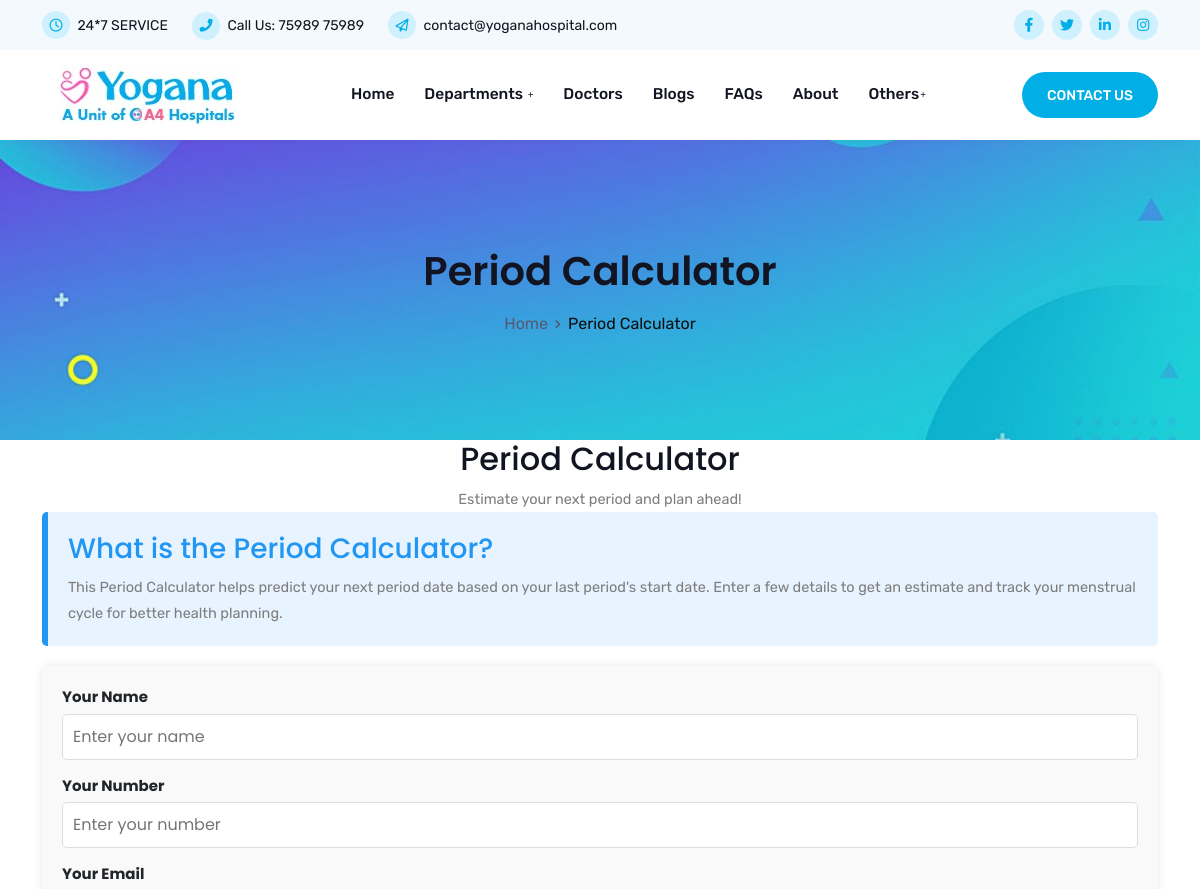
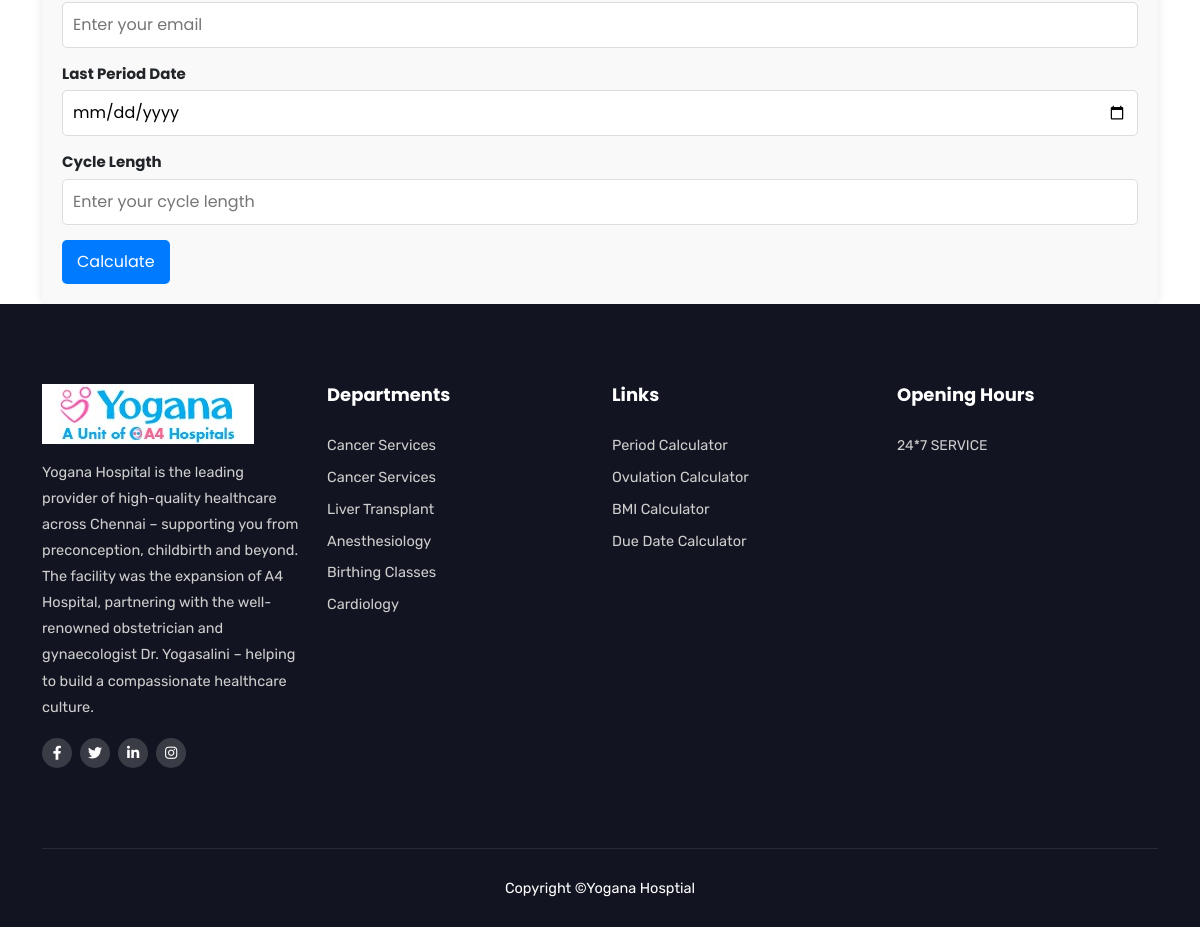
Screenshot of /period_calculator with the database file from the repository (2 pictures, top to bottom).
### yogana/models.py (models this page shows, shortened)
class Service(db.Model):
    id = db.Column(db.Integer, primary_key=True)
    slug = db.Column(db.String(100), unique=True, nullable=False)
    name = db.Column(db.String(100), nullable=False)
    icon = db.Column(db.String(100), nullable=False)
    description = db.Column(db.Text, nullable=False)
    paragraph1 = db.Column(db.Text, nullable=False)
    paragraph2 = db.Column(db.Text, nullable=False)
    paragraph3 = db.Column(db.Text, nullable=False)
    image = db.Column(db.String(200), nullable=False)
    icon_class = db.Column(db.String(100), nullable=False)
    bg_class = db.Column(db.String(100), nullable=False)
    details = db.Column(db.Text, nullable=False)  # Store as comma-separated values for simplicity

### yogana/routes.py (the view, shortened to what this page needs)
@app.route('/period_calculator', methods=['GET', 'POST'])
def period_calculator():
    pdatas = {
        "title": "Period Calculator",
        "breadcrumbs": [
            {"text": "Home", "url": "/"},
            {"text": "Period Calculator", "url": None}  # None for the current page
        ],
        "bg_image": "site/img/yoganahospital-banner-1920_500.jpg",
        "bg_class": "page-title-bg1"  # Add dynamic background class if needed
    }
    new_entry_result = None
    previous_entry = None
    breadcrumbs = [("Home", "/"), ("Period00-00Calculator", None)]  # Example breadcrumb trail
    try:
        return render_template('www/period-calculator.html', pdata=pdatas, breadcrumbs=breadcrumbs, title="Period Calculator", previous_entry=previous_entry, new_entry_result=new_entry_result
        )
    except Exception as e:
        flash(f"Error in period calculator: {e}", "error")
        return render_template('www/period-calculator.html', pdata=pdatas, breadcrumbs=breadcrumbs, title="Period Calculator")

### yogana/routes.py (called while the page is built)
@app.after_request
def add_header(response):
    response.headers['Cache-Control'] = 'no-store'
    return response

@app.before_request
def before_request():
    dservices = Service.query.all()
    g.appservices = [{"name": service.name, "slug": service.slug} for service in dservices]

@app.context_processor
def inject_services():
    return dict(appservices=g.appservices)

@app.before_request
def load_user():
    user_id = session.get('user_id')
    if user_id:
        user = User.query.get(user_id)
        g.user = user  # Store the user object in g
    else:
        g.user = None  # No user logged in

### yogana/templates/www/period-calculator.html (shortened to what this page needs)
{% extends 'www/base.html' %}
{% block content_wrapper %}
    {% include 'www/components/breadcrumbs.html' %}
<div id="period-calculator" class="period-calculator-area de-padding">
    <div class="container">
        <div class="row">
            <div class="col-xl-8 offset-xl-2">
                <div class="site-title text-center">
                    <h2>Period Calculator</h2>
                    <p class="mb-0 mt-20">
                        Estimate your next period and plan ahead!
                    </p>
                </div>
            </div>
        </div>
        <div class="period-info-section">
            <h3>What is the Period Calculator?</h3>
            <p>
                This Period Calculator helps predict your next period date based on your last period's start date. Enter a few details to get an estimate and track your menstrual cycle for better health planning.
            </p>
        </div>
        <div class="period-form-container">
            <form method="POST" action="{{ url_for('period_calculator') }}">
                <div class="period-form-group">
                    <label for="name">Your Name</label>
                    <input type="text" name="name" class="period-form-control" id="name" placeholder="Enter your name" required>
                </div>
                <div class="period-form-group">
                    <label for="number">Your Number</label>
                    <input type="number" name="number" class="period-form-control" id="number" placeholder="Enter your number" required>
                </div>
                <div class="period-form-group">
                    <label for="email">Your Email</label>
                    <input type="email" name="email" class="period-form-control" id="email" placeholder="Enter your email" required>
                </div>
                <div class="period-form-group">
                    <label for="date">Last Period Date</label>
                    <input type="date" name="date" class="period-form-control" id="date" required>
                </div>
                <div class="period-form-group">
                    <label for="date">Cycle Length</label>
                    <input type="number" name="clength" class="period-form-control" id="number" placeholder="Enter your cycle length" required>
                </div>
                <button type="submit" class="period-btn-primary">Calculate</button>
            </form>
        </div>
    </div>
</div>
{% endblock %}

### yogana/templates/www/base.html (shortened to what this page needs)
<!DOCTYPE html>
<html lang="en">
<head>
    <link rel="stylesheet" href="https://lamatechnologies.com/vendor/flaticon.css">
    <link rel="stylesheet" href="{{ url_for('static', filename='site/css/bootstrap.min.css') }}">
    <link rel="stylesheet" href="{{ url_for('static', filename='site/css/animate.min.css') }}">
    <link rel="stylesheet" href="{{ url_for('static', filename='site/css/fontawesome.min.css') }}">
    <link rel="stylesheet" href="{{ url_for('static', filename='site/css/owl.carousel.min.css') }}">
    <link rel="stylesheet" href="{{ url_for('static', filename='site/css/slick.min.css') }}">
    <link rel="stylesheet" href="{{ url_for('static', filename='site/css/nice-select.css') }}">
    <link rel="stylesheet" href="{{ url_for('static', filename='site/css/magnific-popup.min.css') }}">
    <link rel="stylesheet" href="{{ url_for('static', filename='site/css/odometer.min.css') }}">
    <link rel="stylesheet" href="{{ url_for('static', filename='site/css/flaticon.css') }}">
    <link rel="stylesheet" href="{{ url_for('static', filename='site/css/meanmenu.css') }}">
    <link rel="stylesheet" href="{{ url_for('static', filename='site/css/style.css') }}">
    <link rel="stylesheet" href="{{ url_for('static', filename='site/css/responsive.css') }}">
</head>
<body>
    <header class="header-area">
        <div class="top-header">
            <div class="container">
                <div class="row align-items-center">
                    <div class="col-lg-8">
                        <ul class="header-contact-info">
                            <li><i class="far fa-clock"></i> {{ hospital_info.service_hours if hospital_info else '24*7 SERVICE' }}</li>
                            <li><i class="fas fa-phone"></i> Call Us: <a href="tel:{{ hospital_info.phone if hospital_info else '+917598975989' }}">{{ hospital_info.phone if hospital_info else '75989 75989' }}</a></li>
                            <li><i class="far fa-paper-plane"></i> <a href="mailto:{{ hospital_info.email if hospital_info else 'contact@yoganahospital.com' }}">{{ hospital_info.email if hospital_info else 'contact@yoganahospital.com' }}</a></li>
                        </ul>
                    </div>
                    <div class="col-lg-4">
                        <div class="header-right-content">
                            <ul class="top-header-social">
                                <li><a href="{{ hospital_info.facebook_url if hospital_info else '#' }}"><i class="fab fa-facebook-f"></i></a></li>
                                <li><a href="{{ hospital_info.twitter_url if hospital_info else '#' }}"><i class="fab fa-twitter"></i></a></li>
                                <li><a href="{{ hospital_info.linkedin_url if hospital_info else '#' }}"><i class="fab fa-linkedin-in"></i></a></li>
                                <li><a href="{{ hospital_info.instagram_url if hospital_info else '#' }}"><i class="fab fa-instagram"></i></a></li>
                            </ul>
                        </div>
                    </div>
                </div>
            </div>
        </div>
        <div class="navbar-area">
            <div class="fovia-nav">
                <div class="container">
                    <nav class="navbar navbar-expand-md navbar-light">
                        <a class="navbar-brand" href="{{ url_for('index') }}">
                            <img src="{{ url_for('static', filename='site/img/logo.jpeg') }}" alt="logo">
                        </a>
                        <div class="collapse navbar-collapse mean-menu" id="navbarSupportedContent">
                            <ul class="navbar-nav">
                                <li class="nav-item"><a href="{{ url_for('index') }}" class="nav-link">Home</a></li>
                                <li class="nav-item">
                                    <a href="#" class="nav-link">Departments <i class="fas fa-plus"></i></a>
                                </li>
                                <li class="nav-item"><a href="{{ url_for('doctors') }}" class="nav-link">Doctors</a></li>
                                <li class="nav-item"><a href="{{ url_for('blogs') }}" class="nav-link">Blogs</a></li>
                                <li class="nav-item"><a href="{{ url_for('faqs') }}" class="nav-link">FAQs</a></li>
                                <li class="nav-item"><a href="{{ url_for('about') }}" class="nav-link">About</a></li>
                                <li class="nav-item">
                                    <a href="#" class="nav-link">Others<i class="fas fa-plus"></i></a>
                                </li>
                            </ul>
                            <div class="others-options">
                                <a href="{{ url_for('contact') }}" class="btn btn-primary">Contact Us</a>
                            </div>
                        </div>
                    </nav>
                </div>
            </div>
        </div>
    </header>
    {% block content_wrapper %}
    {% endblock %}
    <section class="footer-area">
        <div class="container">
            <div class="row">
                <div class="col-lg-3 col-md-6 col-sm-6">
                    <div class="single-footer-widget">
                        <div class="logo">
                            <a href="#"><img src="{{ url_for('static', filename='site/img/white-logo.jpeg') }}" alt="image"></a>
                            <p>Yogana Hospital is the leading provider of high-quality healthcare across Chennai – supporting you from preconception, childbirth and beyond. The facility was the expansion of A4 Hospital, partnering with the well-renowned obstetrician and gynaecologist Dr. Yogasalini – helping to build a compassionate healthcare culture.</p>
                        </div>
                        <ul class="social">
                            <li><a href="{{ hospital_info.facebook_url if hospital_info else '#' }}"><i class="fab fa-facebook-f"></i></a></li>
                            <li><a href="{{ hospital_info.twitter_url if hospital_info else '#' }}"><i class="fab fa-twitter"></i></a></li>
                            <li><a href="{{ hospital_info.linkedin_url if hospital_info else '#' }}"><i class="fab fa-linkedin-in"></i></a></li>
                            <li><a href="{{ hospital_info.instagram_url if hospital_info else '#' }}"><i class="fab fa-instagram"></i></a></li>
                        </ul>
                    </div>
                </div>
                <div class="col-lg-3 col-md-6 col-sm-6">
                    <div class="single-footer-widget pl-5">
                        <h3>Departments</h3>
                        <ul class="departments-list">
                            {% for service in appservices %}
                                <li><a href="{{ url_for('department', slug=service.slug) }}">{{ service.name }}</a></li>
                            {% endfor %}
                        </ul>
                    </div>
                </div>
                <div class="col-lg-3 col-md-6 col-sm-6">
                    <div class="single-footer-widget pl-5">
                        <h3>Links</h3>
                        <ul class="links-list">
                            <li><a href="{{ url_for('period_calculator') }}">Period Calculator</a></li>
                            <li><a href="{{ url_for('ovulation_calculator') }}">Ovulation Calculator</a></li>
                            <li><a href="{{ url_for('bmi_calculator') }}">BMI Calculator</a></li>
                            <li><a href="{{ url_for('due_date_calculator') }}">Due Date Calculator</a></li>
                        </ul>
                    </div>
                </div>
                <div class="col-lg-3 col-md-6 col-sm-6">
                    <div class="single-footer-widget">
                        <h3>Opening Hours</h3>
                        <ul class="opening-hours">
                            <li>{{ hospital_info.service_hours if hospital_info else '24*7 SERVICE' }}</li>
                        </ul>
                    </div>
                </div>
            </div>
            <div class="copyright-area">
                <p>Copyright <a href="https:/yoganahospital.com/" target="_blank">©Yogana Hosptial</a></p>
            </div>
        </div>
    </section>
</body>
</html>

### yogana/templates/www/period-calculator.html (style rules this page uses)
.period-info-section { margin-bottom: 20px; padding: 20px; background-color: #e7f3fe; border-left: 6px solid #2196F3; border-radius: 5px; }
.period-info-section h3 { color: #2196F3; }
.period-form-container { background: #f9f9f9; padding: 20px; border-radius: 8px; box-shadow: 0 0 10px rgba(0, 0, 0, 0.1); margin-top: 20px; }
.period-form-group { margin-bottom: 15px; }
.period-form-group label { font-weight: bold; margin-bottom: 5px; }
.period-form-control { border: 1px solid #ddd; border-radius: 5px; padding: 10px; font-size: 16px; width: 100%; }
.period-btn-primary { background-color: #007bff; color: white; border: none; padding: 10px 15px; border-radius: 5px; cursor: pointer; font-size: 16px; transition: background-color 0.3s ease; }

### rows the page displays
Service: name "Cancer Services"
Service: name "Cancer Services"
Service: name "Liver Transplant"
Service: name "Anesthesiology"
Service: name "Birthing Classes"
Service: name "Cardiology"

### other values shown
{{ hospital_info.service_hours if hospital_info else '24*7 SERVICE' }} "24*7 SERVICE"
{{ hospital_info.phone if hospital_info else '75989 75989' }} "75989 75989"
{{ hospital_info.email if hospital_info else 'contact@yoganahospital.com' }} "contact@yoganahospital.com"
{{ pdata.title }} "Period Calculator"
{{ breadcrumb.text }} "Home"
{{ breadcrumb.text }} "Period Calculator"
